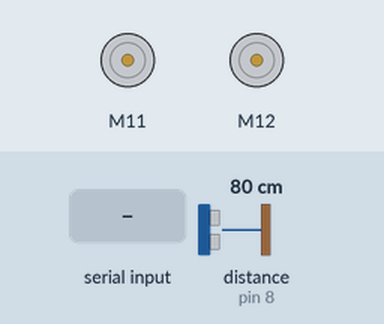
Simulated run of this sketch. Board: Arduino Uno, built with avr-gcc and run on an emulated ATmega328P. On the bench: 2 × DC motor (green arrow = forward, orange = backward, longer = faster). Inputs (shaded band) come from the test bench; at power-on: distance to the obstacle (sensor on pin 8) 80 cm. What the sketch prints to the serial monitor is not drawn.

Above: at 1.2 s.
1.3 s: "90,45\n" received over Serial
At 1.6 s:
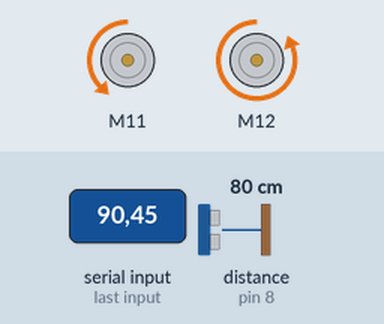
2.8 s: byte 10 ('\n') received over Serial
At 4.0 s:
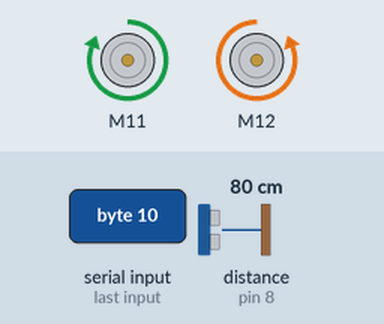
4.3 s: "30,150\n" received over Serial
At 5.4 s:
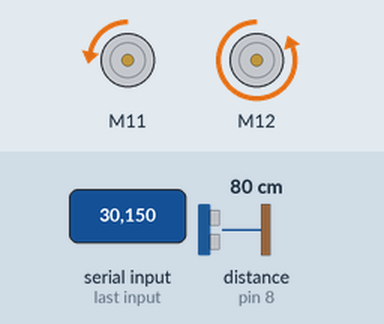
5.8 s: "0\n" received over Serial
At 6.2 s:
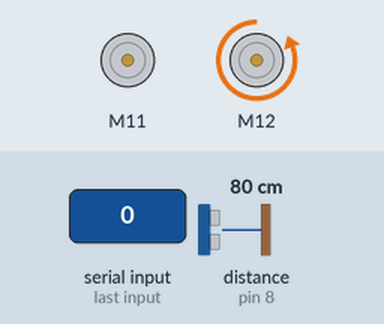
7.3 s: "200\n" received over Serial
At 8.5 s:
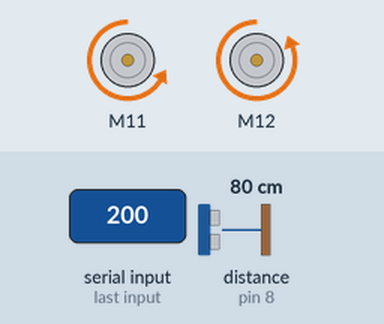
8.8 s: "90 45\n" received over Serial
At 10.0 s:
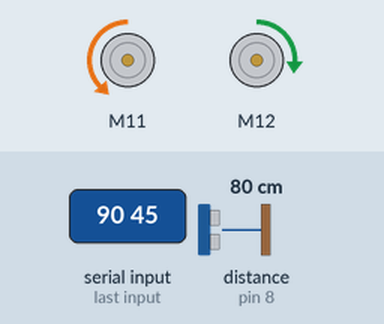
Timing chart, 0 to 11.3 s (numbered marks = the images above; inputs shaded):
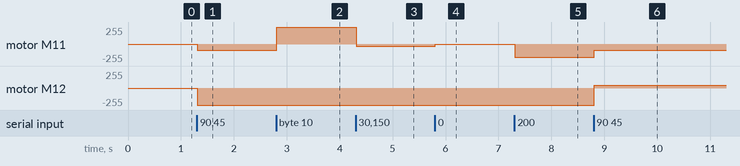

The sketch:

firmware.ino
```cpp
// ref: makeblock examples/.../Me_Auriga_encoder_pid_speed

#include <MeAuriga.h>

MeEncoderOnBoard E1(SLOT1);
MeEncoderOnBoard E2(SLOT2);

MeUltrasonicSensor Sonar(PORT_8);

char command[64];
char cmd_idx = 0;

void
isr_e1()
{
    if(digitalRead(E1.getPortB()) == 0) {
        E1.pulsePosMinus();
    }
    else {
        E1.pulsePosPlus();;
    }
}

void
isr_e2()
{
    if(digitalRead(E2.getPortB()) == 0) {
        E2.pulsePosMinus();
    }
    else {
        E2.pulsePosPlus();;
    }
}

void
setup_pwm()
{
    // "Set PWM 8KHz", from the encoder PWM example
    TCCR1A = _BV(WGM10);
    TCCR1B = _BV(CS11) | _BV(WGM12);
    TCCR2A = _BV(WGM21) | _BV(WGM20);
    TCCR2B = _BV(CS21);
}

void
setup_enc(MeEncoderOnBoard* enc, void (*isr)())
{
    attachInterrupt(enc->getIntNum(), isr, RISING);
}

void
set_speed()
{
    int spL, spR;
    sscanf(command, "%d %d", &spL, &spR);

    E1.setMotorPwm(-spL);
    E2.setMotorPwm(+spR);
}

void
poll_serial()
{
    while (Serial.available()) {
        char cc = Serial.read();
        if (cc == '\n') {
            command[cmd_idx] = 0;
            set_speed();
            command[0] = 0;
            cmd_idx = 0;
            return;
        }
        else {
            command[cmd_idx++] = cc;
        }
    }
}

void
setup()
{
    setup_pwm();
    setup_enc(&E1, isr_e1);
    setup_enc(&E2, isr_e2);
    Serial.begin(9600);
}

void
loop()
{
    poll_serial();
    Serial.println(Sonar.distanceCm());

    E1.updateSpeed();
    E2.updateSpeed();
}
```

Measured:
- after the input at 1.3 s, motor M11: stopped → backward 90/255 at once; motor M12: stopped → backward 255/255 at once
- after the input at 2.8 s, motor M11: backward 90/255 → forward 255/255 at once
- after the input at 4.3 s, motor M11: forward 255/255 → backward 30/255 at once
- after the input at 5.8 s, motor M11: backward 30/255 → stopped at once
- after the input at 7.3 s, motor M11: stopped → backward 200/255 at once
- after the input at 8.8 s, motor M11: backward 200/255 → backward 90/255 at once; motor M12: backward 255/255 → forward 45/255 at once
